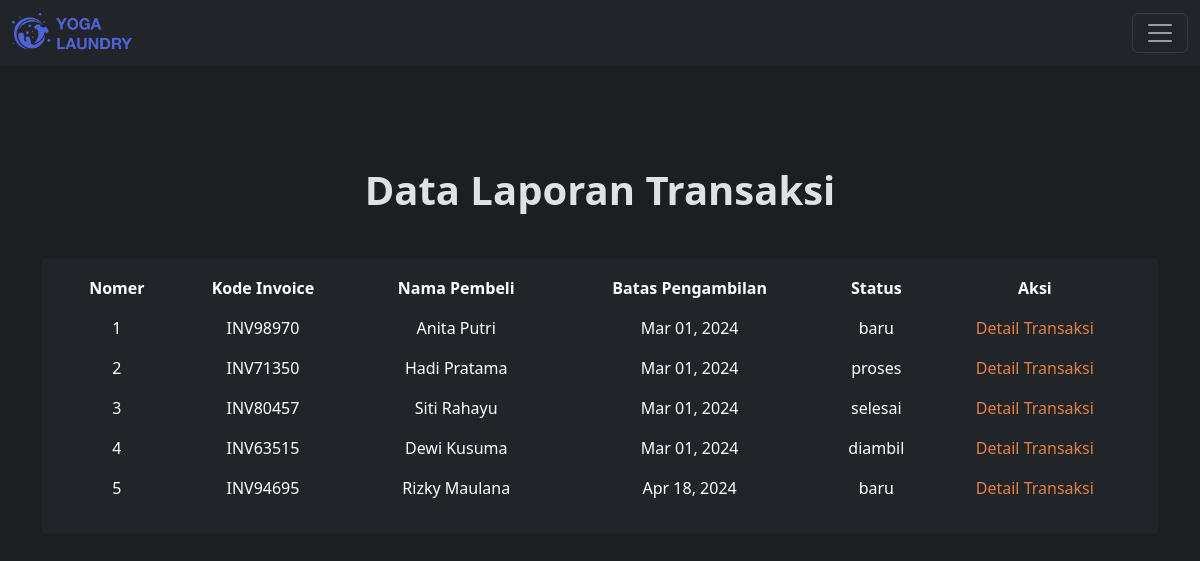
/php/view/control.php?page=view_laporan (signed in), run on the app's committed database.
### tables this page shows
CREATE TABLE `tb_transaksi` (
  `id` int NOT NULL,
  `id_outlet` int NOT NULL,
  `kode_invoice` varchar(100) NOT NULL,
  `id_member` int NOT NULL,
  `tgl` datetime NOT NULL,
  `batas_waktu` datetime NOT NULL,
  `tgl_bayar` datetime NOT NULL,
  `biaya_tambahan` int NOT NULL,
  `diskon` double NOT NULL,
  `pajak` int NOT NULL,
  `status` enum('baru','proses','selesai','diambil') NOT NULL,
  `dibayar` enum('dibayar','belum_dibayar') NOT NULL,
  `id_user` int NOT NULL
);

CREATE TABLE `tb_member` (
  `id` int NOT NULL,
  `nama` varchar(100) NOT NULL,
  `alamat` text NOT NULL,
  `jenis_kelamin` enum('L','P') NOT NULL,
  `tlp` varchar(15) NOT NULL
);

### php/view/control.php (called while the page is built)
<?php
include_once "../template/header.php";
include_once "../template/content.php";
include_once "../template/footer.php";

### php/view/laporan.php (the view, shortened to what this page needs)
<div class="view-container">
  <h1 class="fw-bold">Data Laporan Transaksi</h1>
  <div class="container">
    <div class="table-container">
      <table class="table table-borderless table-hover">
        <thead class="table-header text-center">
          <th>Nomer</th>
          <th>Kode Invoice</th>
          <th>Nama Pembeli</th>
          <th>Batas Pengambilan</th>
          <th>Status</th>
          <th>Aksi</th>
        </thead>
        <?php
        $tampil = mysqli_query($koneksi, "SELECT * FROM tb_transaksi");
        $no = 1;
        while ($hasil = mysqli_fetch_array($tampil)) {
          $batas_waktu = date("M d, Y", strtotime($hasil['batas_waktu']));
          $id = $hasil['id'];
          $tampilMember = mysqli_query($koneksi, "SELECT tb_transaksi.*, tb_member.nama FROM tb_transaksi INNER JOIN tb_member ON tb_transaksi.id_member = tb_member.id WHERE tb_transaksi.id = $id;");
          $hasilMember = mysqli_fetch_array($tampilMember);
        ?>
          <tr class="text-center">
            <td data-cell="No"><?= $no++ ?></td>
            <td data-cell="Kode Invoice"><?= $hasil['kode_invoice']; ?></td>
            <td data-cell="Nama Pembeli"><?= $hasilMember['nama']; ?></td>
            <td data-cell="Batas Pengambilan"><?= $batas_waktu; ?></td>
            <td data-cell="Status"><?= $hasil['status']; ?></td>
            <td data-cell="Aksi">
              <div class="action-container">
                <a style="color:#e67f45;" href="./control.php?page=detail_transaksi&id=<?= $hasil['id']; ?>">Detail Transaksi</a>
              </div>
            </td>
          </tr>
        <?php } ?>
      </table>
    </div>
  </div>
</div>

### style/style.css (style rules this page uses)
body { background-color: #1c1e21 !important; }
.table-container { background-color: #212529; border-radius: 5px; padding: 10px 20px; margin: 20px 0; }
.view-container { display: flex; flex-direction: column; align-items: center; gap: 1rem; padding: 100px 0; }

### php/template/header.php (style rules this page uses)
* { text-decoration: none !important; }

### data on the page
tb_transaksi: kode_invoice "INV98970", id_member.nama "Anita Putri", batas_waktu "Mar 01, 2024", status "baru"
tb_transaksi: kode_invoice "INV71350", id_member.nama "Hadi Pratama", batas_waktu "Mar 01, 2024", status "proses"
tb_transaksi: kode_invoice "INV80457", id_member.nama "Siti Rahayu", batas_waktu "Mar 01, 2024", status "selesai"
tb_transaksi: kode_invoice "INV63515", id_member.nama "Dewi Kusuma", batas_waktu "Mar 01, 2024", status "diambil"
tb_transaksi: kode_invoice "INV94695", id_member.nama "Rizky Maulana", batas_waktu "Apr 18, 2024", status "baru"
